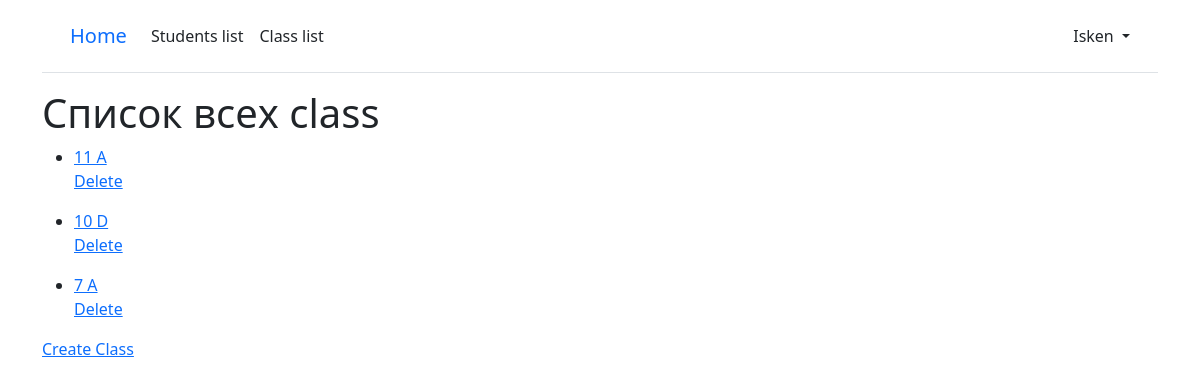
The app's page /class/ (signed in) with its own data.
### school/models.py (models this page shows, shortened)
class Teacher(AbstractUser):
    phone_number = models.CharField(
        max_length=20, unique=True, verbose_name="Номер телефона"
    )
    teacher_class = models.ForeignKey(
        "Class",
        on_delete=models.CASCADE,
        related_name="teachers",
        blank=True,
        null=True,
        verbose_name="Класс",
    )
    item_name = models.CharField(max_length=100, verbose_name="Предмет")
    USERNAME_FIELD = "phone_number"  # Set the phone_number field as the username field for authentication
    REQUIRED_FIELDS = []
    class Meta:
        verbose_name_plural = "Учителя"
        verbose_name = "Учитель"

class Class(models.Model):
    name = models.CharField(max_length=100, verbose_name="Название класса")
    teacher = models.ForeignKey(
        Teacher, on_delete=models.CASCADE, verbose_name="Учитель"
    )
    students = models.ManyToManyField(Student, blank=True, verbose_name="Ученики")
    class Meta:
        verbose_name_plural = "Классы"
        verbose_name = "Класс"

### school/views.py (the view)
# urls.py: path("class/", views.ClassListView.as_view(), name="class_list"),
class ClassListView(LoginRequiredMixin, generic.ListView):
    model = Class
    template_name = "school/class_list.html"
    context_object_name = "classes"

### school/templates/school/class_list.html (shortened to what this page needs)
{% extends '_base.html' %}
{% load crispy_forms_tags %}
{% block content %}
<div>
    <h1>Список всех class</h1>
    {% for class in classes %}
    <ul>
        <li><a href="{{ class.pk }}">{{ class.name }}</a></li>
        <a href="{% url 'class_delete' class.pk %}">Delete</a>
    </ul>
    {% empty %}
    No classes
    {% include '_pagination.html' %}
    {% endfor %}
    <a href="{% url 'class_create' %}">Create Class</a>
</div>
{% endblock content %}

### school/templates/_base.html (shortened to what this page needs)
{% load static %}
<!DOCTYPE html>
<html lang="en">
<head>
    <link href="{% static 'css/base.css' %}" rel="stylesheet">
    <link href="https://cdn.jsdelivr.net/npm/bootstrap@5.1.3/dist/css/bootstrap.min.css" rel="stylesheet"
>
</head>
<body>
    <div class="container">
        <header class="p-3 mb-3 border-bottom">
            <div class="container">
                <div class="d-flex flex-wrap align-items-center justify-content-center
        justify-content-lg-start">
                    <a class="navbar-brand" href="{% url 'home' %}">Home</a>
                    <ul class="nav col-12 col-lg-auto me-lg-auto mb-2 justify-content-center
        mb-md-0">
                        {% if user.is_authenticated %}
                        <li><a href="{% url 'student_list' %}" class="nav-link px-2 link-dark">Students list</a></li>
                        <li><a href="{% url 'class_list' %}" class="nav-link px-2 link-dark">Class list</a></li>
                    </ul>
                    <div class="dropdown text-end">
                        <a href="#" class="d-block link-dark text-decoration-none dropdown-toggle" id="dropdownUser1"
                            data-bs-toggle="dropdown" aria-expanded="false">
                            {{ user.username }}
                        </a>
                    </div>
                    {% endif %}
                </div>
            </div>
        </header>
        <main>
            {% block content %}
            {% endblock content %}
        </main>
</body>
</html>

### school/static/css/base.css (style rules this page uses)
body { font-family: 'Source Sans Pro', sans-serif; font-size: 18px; }
header { border-bottom: 1px solid #999; margin-bottom: 2rem; display: flex; }

### records on screen
Teacher: username "Isken"
Class: name "11 А"
Class: name "10 D"
Class: name "7 A"
